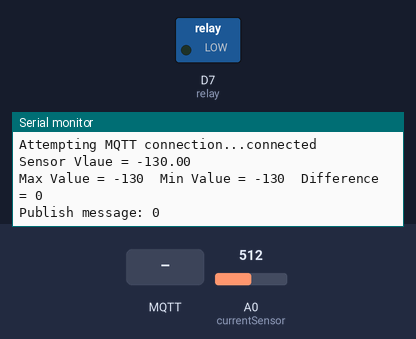
Bench run of a sketch on a simulated ESP8266 (NodeMCU). Parts: switched loads named in the sketch (green lamp = pin HIGH), the last lines printed to the serial monitor. Inputs (shaded band) come from the test bench; at power-on: A0 (currentSensor) = 512. WiFi joins after 1.5 s; servers stay silent unless stated; random numbers use the default seed unless the sketch sets one; no MQTT or app messages arrive unless stated.

Above: at 2.7 s.
2.8 s: MQTT message "ON" arrives on the first subscribed topic
At 3.5 s:
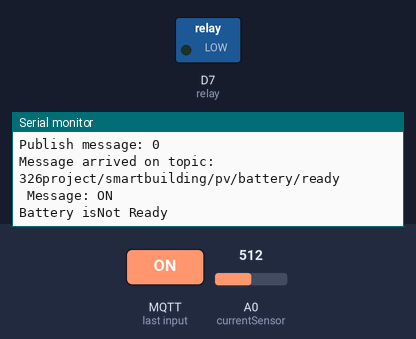
4.3 s: MQTT message "OFF" arrives on the first subscribed topic
At 5.5 s:
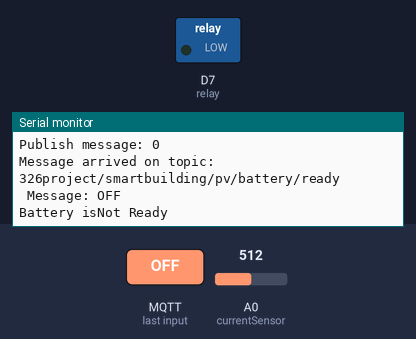
5.8 s: MQTT message "0" arrives on the first subscribed topic
At 5.96 s:
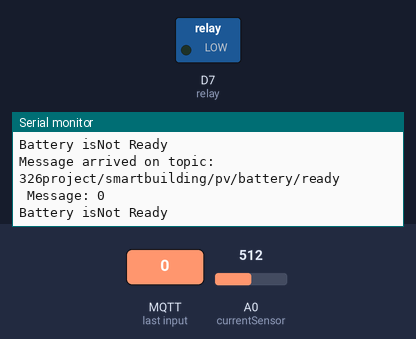

The sketch:

Script_Working.ino
```cpp
#include <ESP8266WiFi.h>
#include <PubSubClient.h>
#include <ArduinoJson.h>

#define arraySize 10
#define periodTime 2000
#define MSG_BUFFER_SIZE 50

const char* ssid = "Eng-Student";
const char* password = "3nG5tuDt";

const char* mqtt_server = "10.40.18.10";

const char* topic_batteryReady = "326project/smartbuilding/pv/battery/ready";
const char* topic_kwhmeterSensor = "326project/smartbuilding/pv/kWhmeter";
const char* topic_sw1 = "326project/smartbuilding/pv/controls/sw1";
const char* topic_sw2 = "326project/smartbuilding/pv/controls/sw2";

const int currentSensor = A0; // Defining LDR PIN
const int relay = D7;
const int batteryReadyPin = D2; //D6
const int batteryNotReadyPin = D3; //D5
const int batteryChargingPin = D5; //D2
const int batteryNotChargingPin = D6; //D3

int input_val = 0;  // Varible to store Input values

float meterReading = 0;
float adjustedValue = 0;
float gradient = 5.0;
float offset = 2690;


int lastvalues[arraySize]; //initialize all the values to zero
int tempnew = 0;
int templast = 0;

int maxVal = -32768;//minmul int value
int minVal = 32768;//maximum int value
static int count = 0;

//INT_MIN
//INT_MAX
int difference = 0;

WiFiClient espClient;
PubSubClient client(espClient);
unsigned long lastMsg = 0;
char msg[MSG_BUFFER_SIZE];
int value = 0;

char msg1[MSG_BUFFER_SIZE];
char prevGridState[MSG_BUFFER_SIZE] = "0";


void setup_wifi() {

  delay(10);
  // We start by connecting to a WiFi network
  Serial.println();
  Serial.print("Connecting to ");
  Serial.println(ssid);

  WiFi.mode(WIFI_STA);
  WiFi.begin(ssid, password);

  while (WiFi.status() != WL_CONNECTED) {
    delay(500);
    Serial.print(".");
  }

  randomSeed(micros());

  Serial.println("");
  Serial.println("WiFi connected");
  Serial.println("IP address: ");
  Serial.println(WiFi.localIP());
}

void reconnect() {
  // Loop until we're reconnected
  while (!client.connected()) {
    Serial.print("Attempting MQTT connection...");
    // Create a random client ID
    String clientId = "ESP8266Client-";
    clientId += String(random(0xffff), HEX);
    // Attempt to connect
    if (client.connect(clientId.c_str())) {
      Serial.println("connected");
      //client.subscribe(topic_voltageSensor);
      client.subscribe(topic_batteryReady);
      client.subscribe(topic_sw1);
      client.subscribe(topic_sw2);
      client.subscribe(topic_kwhmeterSensor);

    } else {
      Serial.print("failed, rc=");
      Serial.print(client.state());
      Serial.println(" try again in 5 seconds");
      // Wait 5 seconds before retrying
      delay(5000);
    }
  }
}

void callback(String topic, byte* message, unsigned int length) {
  DynamicJsonDocument doc(1024);

  Serial.print("Message arrived on topic: ");
  Serial.print(topic);
  Serial.println();
  Serial.print(" Message: ");

  String messageTemp;

  for (int i = 0; i < length; i++) {
    Serial.print((char)message[i]);
    messageTemp += (char)message[i];
  }
  Serial.println();

  deserializeJson(doc, messageTemp);
  JsonObject obj = doc.as<JsonObject>();

  // Feel free to add more if statements to control more GPIOs with MQTT

  // If a message is received on the topic room/lamp, you check if the message is either on or off. Turns the lamp GPIO according to the message
  if(topic==topic_sw1){
    Serial.print("Battery is");
    String pwm_duty = obj["pwm_duty"];
    int pwm = pwm_duty.toInt();
    Serial.print("pwm: ");
    Serial.print(pwm);
    if(pwm==0){
      //Battery Not Charging = D3
      //Battery Charging = D2
      digitalWrite(batteryNotChargingPin,HIGH);
      digitalWrite(batteryChargingPin,LOW);
      delay(500);
      Serial.print(" not charging");
    }
    else{
      digitalWrite(batteryNotChargingPin,LOW);
      digitalWrite(batteryChargingPin,HIGH);
      delay(500);
      Serial.print(" Charging");
    }
  }

  if(topic==topic_sw2){
      Serial.print("Battery power is ");
      String time1 = obj["time"];
      String sw2 = obj["sw2"];

      if(sw2 == "ON"){
        //Switch to battery
        digitalWrite(relay, LOW);
        Serial.print("On");
      }
      else if(sw2 == "OFF"){
        digitalWrite(relay, HIGH);
        Serial.print("Off");
      }
  }
  if(topic == topic_batteryReady){
      Serial.print("Battery is");
      boolean value = obj["value"];

      if(value == true){
          digitalWrite(batteryNotReadyPin,LOW);
          digitalWrite(batteryReadyPin,HIGH);
          Serial.print("Ready");
        }
        else{
          digitalWrite(batteryNotReadyPin,HIGH);
          digitalWrite(batteryReadyPin,LOW);
          Serial.print("Not Ready");
          }
    }
  Serial.println();
}

void setup() {
 pinMode(relay, OUTPUT);     // Initialize the BUILTIN_LED pin as an output
  Serial.begin(115200);
  setup_wifi();
  client.setServer(mqtt_server, 1883);  // public
  client.setCallback(callback);
}

void loop() {

  if (!client.connected()) {
    reconnect();
  }
  client.loop();

//Start of kWpMeter Sensor reading Function

  unsigned long now = millis();
  if (now - lastMsg > periodTime) { // publish every two seconds
      lastMsg = now;

      meterReading = analogRead(currentSensor);
      Serial.print("Sensor Vlaue = ");
      adjustedValue = meterReading*gradient - offset;

      for (byte i = 1; i <= arraySize; i = i + 1) {
        //a function to move values one down the array;
        if(count<arraySize){
          lastvalues[count]=adjustedValue;
          count++;
        }
        else{
          tempnew = lastvalues[arraySize-i];
          lastvalues[arraySize-i] = templast;
          templast = tempnew;
        }
    }
    lastvalues[arraySize-1] = adjustedValue;

    Serial.println(adjustedValue);

    for (byte i = 0; i < 10; i = i + 1) {
      //takes the max and min values in the array
      maxVal = max(lastvalues[i],maxVal);
      minVal = min(lastvalues[i],minVal);

      //a function to print the array values;
//      Serial.print(i);
//      Serial.print(" = ");
//      Serial.print(lastvalues[i]);
//      Serial.print(" ");
    }
    Serial.println();
    Serial.print("Max Value = ");
    Serial.print(maxVal);
    Serial.print("  Min Value = ");
    Serial.print(minVal);
    difference = maxVal - minVal;
    Serial.print("  Difference = ");
    Serial.print(difference);


    //making maxVal and MinVal zero for the next loop
    maxVal = -32768;
    minVal = 32768;

    if(difference<=15){
      snprintf(msg,MSG_BUFFER_SIZE,"%d",0);
      snprintf(msg1,MSG_BUFFER_SIZE,"%s","Power not available");
    }
    else{
      snprintf(msg,MSG_BUFFER_SIZE,"%d",1);
      snprintf(msg1,MSG_BUFFER_SIZE,"%s","Power available");
     }
    Serial.println();
    Serial.print("Publish message: ");
    Serial.println(msg);

    if(msg != prevGridState){
      client.publish(topic_kwhmeterSensor, msg);
      snprintf(prevGridState,MSG_BUFFER_SIZE,"%s",msg);
    }


//End of kWpMeter Sensor reading Function

//    input_val = analogRead(LDR);      // Reading Input
//
//    Serial.print("Publish message: ");
//    Serial.println(input_val);
//    client.publish(topic_kwhmeterSensor, msg);
  }
}
```

Measured:
- after the input at 2.8 s, the serial monitor: prints a new line at once (image 1)
- after the input at 4.3 s, the serial monitor: prints a new line at once (image 2)
- after the input at 5.8 s, the serial monitor: prints a new line at once (image 3)
